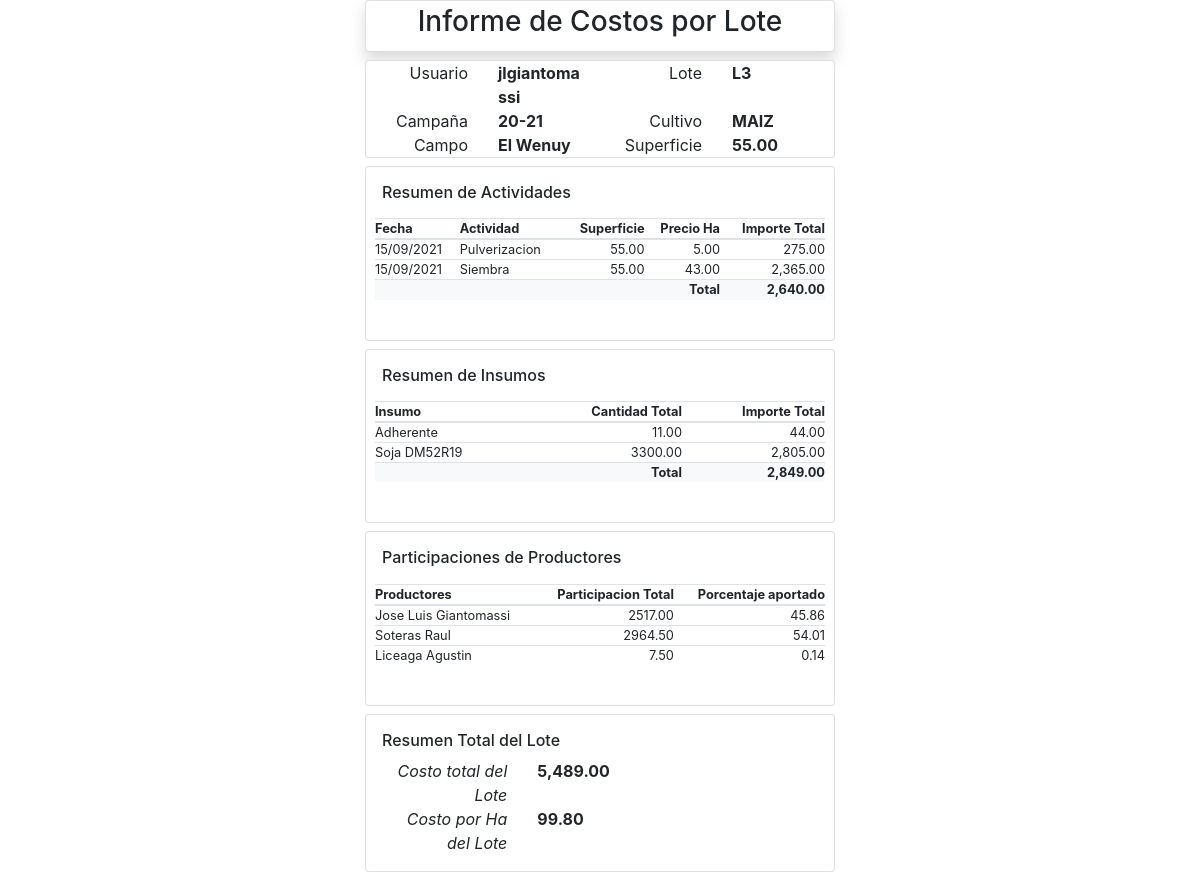
Page /generarCostosLote.php?idloteCampana=64 on the committed database.
### tables this page shows
CREATE TABLE `usuarios` (
  `idusuario` int(11) NOT NULL,
  `usuario` varchar(20) NOT NULL,
  `rol` int(11) NOT NULL,
  `nombre` varchar(50) NOT NULL,
  `pass` varchar(8) NOT NULL,
  `idUltimaEmpresa` int(11) NOT NULL DEFAULT 0
);

CREATE TABLE `lotes` (
  `idlote` int(11) NOT NULL,
  `lote` varchar(45) NOT NULL,
  `idcampo` int(11) NOT NULL,
  `superficie` decimal(10,2) DEFAULT NULL
);

CREATE TABLE `campanas` (
  `idcampana` int(11) NOT NULL,
  `campana` varchar(10) NOT NULL
);

CREATE TABLE `cultivos` (
  `idcultivo` int(11) NOT NULL,
  `cultivo` varchar(20) NOT NULL
);

CREATE TABLE `campos` (
  `idcampo` int(11) NOT NULL,
  `campo` varchar(45) NOT NULL,
  `idusuario` int(11) NOT NULL
);

CREATE TABLE `actividades_lotes` (
  `idactividad` int(11) NOT NULL,
  `idloteCampana` int(11) NOT NULL,
  `idlabor` int(11) NOT NULL,
  `fecha` date NOT NULL,
  `superficie` decimal(10,2) NOT NULL,
  `precioha` decimal(10,2) NOT NULL,
  `maquinaria` int(11) NOT NULL DEFAULT 0 COMMENT '0-nada 1-contratada 2-propia',
  `observaciones` varchar(200) DEFAULT NULL
);

CREATE TABLE `labores` (
  `idlabor` int(11) NOT NULL,
  `labor` varchar(45) NOT NULL,
  `precio` decimal(10,2) DEFAULT NULL,
  `idusuario` int(11) NOT NULL
);

### conexion/BaseDatos.php (called while the page is built, shortened)
<?php
class BaseDatos {
	private $host="127.0.0.1";
	private $port=3306;
	private $socket="";
	private $user="root";
	private $password="";
	private $dbname="agrogestion";
	private function conectar()
	{
		$con = new mysqli($this->host, $this->user, $this->password, $this->dbname, $this->port, $this->socket);
		$con->set_charset("utf-8");
		if ($con->connect_error) {
			$con->connect_error;
			header('Location: error-conexion.php');
			exit;
		}
		else
		{
			return $con;
		}
	}
	public function sql($sql)
	{
		try{
			$con=$this->conectar();
			$query = $con->query($sql);
			$datos=array();
			if($query)
			{
				$datos=$query->fetch_all(MYSQLI_ASSOC);
			}
			else
			{
				$this->cantReg=0;
			}
			return $datos;
		}catch(Exception $e)
		{
			die($e->getMessage());
		}
	}
}
?>

### includes/modelos/actividadesModelo.php (called while the page is built, shortened)
<?php
include_once($raiz . "conexion/BaseDatos.php");
class actividadesModel
{
    private $bd;
    public function __construct()
    {
        $this->bd = new BaseDatos();
    }
    public function cargarActividades($idlotecampana)
    {
        $sql = "SELECT idactividad, DATE_FORMAT(fecha, '%d/%m/%Y') as fechaDMY,labor,precioha,superficie,observaciones FROM actividades_lotes INNER JOIN labores on actividades_lotes.idlabor=labores.idlabor WHERE idloteCampana=" . $idlotecampana . " order by fecha ASC";
        return $this->bd->sql($sql);
    }
    public function importeInsumosPorLote($idloteCampana)
    {
        $sql = "SELECT SUM(ai.cantidadTotal) as cantidad,i.insumo,SUM(ai.cantidadTotal*ai.precio) as importe FROM `actividades_lotes` al INNER JOIN `actividades_insumos` ai ON al.idactividad=ai.idactividad INNER JOIN insumos i ON ai.idinsumo=i.idinsumo WHERE al.idloteCampana=" . $idloteCampana . " GROUP BY i.idinsumo";
        return $this->bd->sql($sql);
    }
    public function participacionProductores($idloteCampana)
    {
        $sql = "SELECT tem.idempresa, tem.empresa, sum(tem.total) as total
        From (
        SELECT e.empresa,ae.total,e.idempresa  FROM `actividades_lotes` al INNER JOIN actividades_empresas ae on al.idactividad=ae.idactividad INNER JOIN empresas e ON ae.idempresa=e.idempresa WHERE al.idloteCampana=".$idloteCampana."
        UNION ALL
        SELECT e.empresa,ie.total,e.idempresa
        FROM `actividades_lotes` al INNER JOIN actividades_insumos ai on al.idactividad=ai.idactividad INNER JOIN `insumos_empresas` ie ON ai.idactividad_insumo=ie.idactividad_insumo INNER JOIN empresas e ON ie.idempresa=e.idempresa WHERE al.idloteCampana=".$idloteCampana."
        ) as tem
        GROUP BY tem.idempresa";
        return $this->bd->sql($sql);
    }
}

### includes/modelos/camposModelo.php (called while the page is built, shortened)
<?php
include_once($raiz."conexion/BaseDatos.php");
class camposModel
{
    private $bdLotes;
    public function __construct()
    {
        $this->bdLotes = new BaseDatos();
    }
    public function datosByIdCampana($idloteCampana)
    {
        $sql="SELECT u.usuario,c.campo,l.lote,l.superficie,ca.campana,cu.cultivo FROM lotescampanas lc INNER JOIN lotes l ON lc.idlote=l.idlote INNER JOIN campos c ON l.idcampo=c.idcampo inner JOIN usuarios u ON lc.idusuario=u.idusuario INNER JOIN campanas ca ON lc.idcampana=ca.idcampana INNER JOIN cultivos cu ON lc.idcultivo=cu.idcultivo WHERE lc.idloteCampana=".$idloteCampana;
        return $this->bdLotes->sql($sql);
    }
}
?>

### generarCostosLote.php (the view)
<!DOCTYPE html>
<html lang="en">
<?php
$raiz = "";
$idloteCampana = $_GET["idloteCampana"];
include_once("includes/header.php");
include_once("includes/modelos/camposModelo.php");
include_once("includes/modelos/actividadesModelo.php");
$oLote = new camposModel();
$datos = $oLote->datosByIdCampana($idloteCampana);
$oActividad = new actividadesModel();
$actividades = $oActividad->cargarActividades($idloteCampana);
$totalActividades = 0;
$insumos = $oActividad->importeInsumosPorLote($idloteCampana);
$totalInsumos = 0;
$productores=$oActividad->participacionProductores($idloteCampana);
?>
<body>
    <div class="container col-5">
        <div class="card p-1 mb-2 shadow bg-white rounded ">
            <h3 class="text-center ">Informe de Costos por Lote</h3>
        </div>
        <div class="card col-12" id="datos">
                <div class="row">
                    <div class="col-3 text-right">
                        Usuario
                    </div>
                    <div class="col-3 text-left">
                        <strong><?php echo $datos[0]["usuario"]; ?></strong>
                    </div>
                    <div class="col-3 text-right">
                        Lote
                    </div>
                    <div class="col-3 text-left">
                        <strong><?php echo $datos[0]["lote"]; ?></strong>
                </div>
                </div>
                <div class="row">
                    <div class="col-3 text-right">
                        Campaña
                    </div>
                    <div class="col-3 text-left">
                        <strong><?php echo $datos[0]["campana"]; ?></strong>
                    </div>
                    <div class="col-3 text-right">
                        Cultivo
                    </div>
                    <div class="col-3 text-left">
                        <strong><?php echo $datos[0]["cultivo"]; ?></strong>
                    </div>
                </div>
                <div class="row">
                    <div class="col-3 text-right">
                        Campo
                    </div>
                    <div class="col-3 text-left">
                        <strong><?php echo $datos[0]["campo"]; ?></strong>
                    </div>
                    <div class="col-3 text-right">
                        Superficie
                    </div>
                    <div class="col-3 text-left">
                        <strong><?php echo $datos[0]["superficie"]; ?></strong>
                    </div>
                </div>
        </div>
        <div class="card mt-2 p-3" id="actividades">
            <h6>Resumen de Actividades</h6>
            <div class="row p-2">
                <table class="table table-sm">
                    <thead>
                        <th>Fecha</th>
                        <th>Actividad</th>
                        <th class="text-right">Superficie</th>
                        <th class="text-right">Precio Ha</th>
                        <th class="text-right">Importe Total</th>
                    </thead>
                    <tbody>
                        <?php foreach ($actividades as $actividad) {
                            $totalActividades += $actividad["superficie"] * $actividad["precioha"];
                        ?>
                            <tr>
                                <td><?php echo $actividad["fechaDMY"]; ?></td>
                                <td><?php echo $actividad["labor"]; ?></td>
                                <td class="text-right"><?php echo $actividad["superficie"]; ?></td>
                                <td class="text-right"><?php echo number_format($actividad["precioha"],2); ?></td>
                                <td class="text-right"><?php echo number_format($actividad["superficie"] * $actividad["precioha"],2); ?></td>
                            </tr>
                        <?php } ?>
                        <tr class="bg-light">
                            <td colspan="4" class="text-right"><strong>Total</strong></td>
                            <td class="text-right"><strong><?php echo number_format($totalActividades,2); ?></strong></td>
                        </tr>
                    </tbody>
                </table>
            </div>
        </div>
        <div class="card mt-2 p-3" id="insumos">
            <h6>Resumen de Insumos</h6>
            <div class="row p-2">
                <table class="table table-sm">
                    <thead>
                        <th>Insumo</th>
                        <th class="text-right">Cantidad Total</th>
                        <th class="text-right">Importe Total</th>
                    </thead>
                    <tbody>
                        <?php foreach ($insumos as $insumo) {
                            $totalInsumos += $insumo["importe"]; ?>
                            <tr>
                                <td><?php echo $insumo["insumo"]; ?></td>
                                <td class="text-right"><?php echo $insumo["cantidad"]; ?></td>
                                <td class="text-right"><?php echo number_format($insumo["importe"], 2); ?></td>
                            </tr>
                        <?php } ?>
                        <tr class="bg-light">
                            <td colspan="2" class="text-right"><strong>Total</strong></td>
                            <td class="text-right"><strong><?php echo number_format($totalInsumos,2); ?></strong></td>
                        </tr>
                    </tbody>
                </table>
            </div>
        </div>
        <div class="card mt-2 p-3" id="participaciones">
            <h6>Participaciones de Productores</h6>
            <div class="row p-2">
                <table class="table table-sm">
                    <thead>
                        <th>Productores</th>
                        <th class="text-right">Participacion Total</th>
                        <th class="text-right">Porcentaje aportado</th>
                    </thead>
                    <tbody>
                    <?php
                        $totalAportes=0;
                        foreach ($productores as $productor) {
                            $totalAportes += $productor["total"];
                    }
                            ?>
                        <?php foreach ($productores as $productor) { ?>
                            <tr>
                                <td><?php echo $productor["empresa"]; ?></td>
                                <td class="text-right"><?php echo $productor["total"]; ?></td>
                                <td class="text-right"><?php echo number_format(($productor["total"]/$totalAportes)*100,2); ?></td>
                            </tr>
                        <?php } ?>
                    </tbody>
                </table>
            </div>
        </div>
        <div class="card mt-2 p-3" id="Totales">
            <h6>Resumen Total del Lote</h6>
            <div class="row">
                <div class="col-4 text-right">
                    <i>Costo total del Lote</i>
                </div>
                <div class="col-4 text-left">
                    <strong><?php echo number_format($totalInsumos + $totalActividades,2); ?></strong>
                </div>
            </div>
            <div class="row">
                <div class="col-4 text-right">
                    <i>Costo por Ha del Lote</i>
                </div>
                <div class="col-4 text-left">
                    <strong><?php echo number_format(($totalInsumos + $totalActividades) / $datos[0]["superficie"],2); ?></strong>
                </div>
            </div>
        </div>
    </div>
</body>
</html>

### css/estilos.css (style rules this page uses)
tr { height : 0.7rem; font-size: 0.8rem; margin: 0 0 0 0; }
.table-sm td, .table-sm th { padding: 0rem; }

### rows in the picture
usuarios: usuario "jlgiantomassi", lotes.lote "L3", campanas.campana "20-21", cultivos.cultivo "MAIZ", campos.campo "El Wenuy", lotes.superficie "55.00", lotes.superficie "99.80"
actividades_lotes: fechaDMY "15/09/2021", idlabor.labor "Pulverizacion", superficie "55.00", precioha "5.00", $actividad["superficie"] * $actividad["precioha"] "275.00"
actividades_lotes: fechaDMY "15/09/2021", idlabor.labor "Siembra", superficie "55.00", precioha "43.00", $actividad["superficie"] * $actividad["precioha"] "2,365.00"

### other values in the picture
$totalActividades "2,640.00"
$insumo["insumo"] "Adherente"
$insumo["cantidad"] "11.00"
$insumo["importe"] "44.00"
$insumo["insumo"] "Soja DM52R19"
$insumo["cantidad"] "3300.00"
$insumo["importe"] "2,805.00"
$totalInsumos "2,849.00"
$productor["empresa"] "Jose Luis Giantomassi"
$productor["total"] "2517.00"
$productor["empresa"] "Soteras Raul"
$productor["total"] "2964.50"
$productor["empresa"] "Liceaga Agustin"
$productor["total"] "7.50"
$totalInsumos + $totalActividades "5,489.00"
